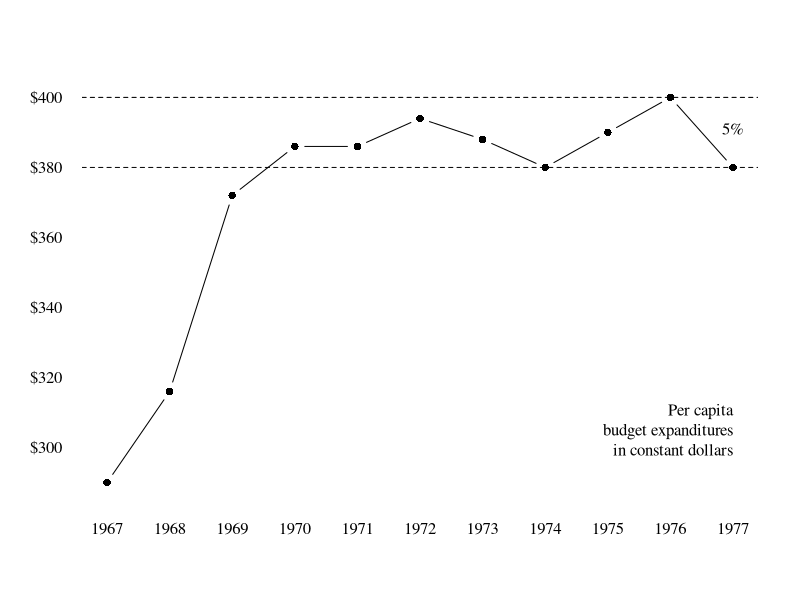

Recreate this plot in R. (Note: this script raises an error after producing the figure.)
#Tufte graphs in R
install.packages(c("ggplot2", "ggthemes", "PerformanceAnalytics", "psych", 
                   "reshape2", "plyr", "RCurl", "devtools"))
x <- 1967:1977
y <- c(0.5,1.8,4.6,5.3,5.3,5.7,5.4,5,5.5,6,5)
plot(y ~ x, axes=F, xlab="", ylab="", pch=16, type="b")
axis(1, at=x, label=x, tick=F, family="serif")
axis(2, at=seq(1,6,1), label=sprintf("$%s", seq(300,400,20)), tick=F, las=2, family="serif")
abline(h=6,lty=2)
abline(h=5,lty=2)
text(max(x), min(y)*2.5,"Per capita\nbudget expanditures\nin constant dollars", adj=1, family="serif")
text(max(x), max(y)/1.08, labels="5%", family="serif")

x <- 1967:1977
y <- c(0.5,1.8,4.6,5.3,5.3,5.7,5.4,5,5.5,6,5)
d <- data.frame(x, y)
ggplot(d, aes(x,y)) + geom_line() + geom_point(size=3) + theme_tufte(base_size = 15) +
  theme(axis.title=element_blank()) + geom_hline(yintercept = c(5,6), lty=2) + 
  scale_y_continuous(breaks=seq(1, 6, 1), label=sprintf("$%s",seq(300,400,20))) + 
  scale_x_continuous(breaks=x,label=x) +
  annotate("text", x = c(1977,1977.2), y = c(2,5.5), adj=1,  family="serif",
           label = c("Per capita\nbudget expandures\nin constant dollars", "5%"))
